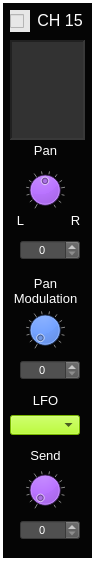
  <widget class="CustomFrame" name="frame_MixerChannel_15">
   <property name="geometry">
    <rect>
     <x>1410</x>
     <y>10</y>
     <width>95</width>
     <height>561</height>
    </rect>
   </property>
   <property name="styleSheet">
    <string notr="true">background-color: rgb(5, 5, 5);
color: rgb(255, 255, 255);</string>
   </property>
   <property name="frameShape">
    <enum>QFrame::Panel</enum>
   </property>
   <property name="frameShadow">
    <enum>QFrame::Plain</enum>
   </property>
   <property name="lineWidth">
    <number>3</number>
   </property>
   <property name="midLineWidth">
    <number>1</number>
   </property>
   <widget class="QLabel" name="label_ADSRtitle_15">
    <property name="geometry">
     <rect>
      <x>35</x>
      <y>10</y>
      <width>50</width>
      <height>20</height>
     </rect>
    </property>
    <property name="font">
     <font>
      <pointsize>12</pointsize>
     </font>
    </property>
    <property name="styleSheet">
     <string notr="true">color: rgb(255, 255, 255);</string>
    </property>
    <property name="text">
     <string>CH 15</string>
    </property>
    <property name="alignment">
     <set>Qt::AlignCenter</set>
    </property>
   </widget>
   <widget class="QTextEdit" name="textEdit_MixerChanText_15">
    <property name="geometry">
     <rect>
      <x>10</x>
      <y>40</y>
      <width>75</width>
      <height>100</height>
     </rect>
    </property>
    <property name="focusPolicy">
     <enum>Qt::NoFocus</enum>
    </property>
    <property name="styleSheet">
     <string notr="true">background-color: rgb(50,50,50);</string>
    </property>
    <property name="frameShape">
     <enum>QFrame::Panel</enum>
    </property>
    <property name="lineWidth">
     <number>2</number>
    </property>
    <property name="midLineWidth">
     <number>2</number>
    </property>
    <property name="readOnly">
     <bool>true</bool>
    </property>
   </widget>
   <widget class="QLabel" name="label_206">
    <property name="geometry">
     <rect>
      <x>25</x>
      <y>140</y>
      <width>41</width>
      <height>21</height>
     </rect>
    </property>
    <property name="font">
     <font>
      <pointsize>10</pointsize>
     </font>
    </property>
    <property name="styleSheet">
     <string notr="true">color: rgb(255, 255, 255);</string>
    </property>
    <property name="text">
     <string>Pan</string>
    </property>
    <property name="alignment">
     <set>Qt::AlignCenter</set>
    </property>
   </widget>
   <widget class="CustomDial" name="dial_MixerChPan_15">
    <property name="geometry">
     <rect>
      <x>25</x>
      <y>170</y>
      <width>40</width>
      <height>40</height>
     </rect>
    </property>
    <property name="focusPolicy">
     <enum>Qt::NoFocus</enum>
    </property>
    <property name="styleSheet">
     <string notr="true">background-color: rgb(170, 85, 255);</string>
    </property>
    <property name="minimum">
     <number>0</number>
    </property>
    <property name="maximum">
     <number>100</number>
    </property>
    <property name="value">
     <number>50</number>
    </property>
    <property name="wrapping">
     <bool>false</bool>
    </property>
    <property name="notchTarget">
     <double>8.000000000000000</double>
    </property>
    <property name="notchesVisible">
     <bool>true</bool>
    </property>
   </widget>
   <widget class="QLabel" name="label_207">
    <property name="geometry">
     <rect>
      <x>10</x>
      <y>210</y>
      <width>21</width>
      <height>21</height>
     </rect>
    </property>
    <property name="font">
     <font>
      <pointsize>10</pointsize>
     </font>
    </property>
    <property name="styleSheet">
     <string notr="true">color: rgb(255, 255, 255);</string>
    </property>
    <property name="text">
     <string>L</string>
    </property>
    <property name="alignment">
     <set>Qt::AlignCenter</set>
    </property>
   </widget>
   <widget class="QLabel" name="label_208">
    <property name="geometry">
     <rect>
      <x>65</x>
      <y>210</y>
      <width>21</width>
      <height>21</height>
     </rect>
    </property>
    <property name="font">
     <font>
      <pointsize>10</pointsize>
     </font>
    </property>
    <property name="styleSheet">
     <string notr="true">color: rgb(255, 255, 255);</string>
    </property>
    <property name="text">
     <string>R</string>
    </property>
    <property name="alignment">
     <set>Qt::AlignCenter</set>
    </property>
   </widget>
   <widget class="QLabel" name="label_209">
    <property name="geometry">
     <rect>
      <x>10</x>
      <y>270</y>
      <width>71</width>
      <height>41</height>
     </rect>
    </property>
    <property name="font">
     <font>
      <pointsize>10</pointsize>
     </font>
    </property>
    <property name="styleSheet">
     <string notr="true">color: rgb(255, 255, 255);</string>
    </property>
    <property name="text">
     <string>Pan
Modulation</string>
    </property>
    <property name="alignment">
     <set>Qt::AlignCenter</set>
    </property>
   </widget>
   <widget class="QLabel" name="label_210">
    <property name="geometry">
     <rect>
      <x>25</x>
      <y>445</y>
      <width>41</width>
      <height>21</height>
     </rect>
    </property>
    <property name="font">
     <font>
      <pointsize>10</pointsize>
     </font>
    </property>
    <property name="styleSheet">
     <string notr="true">color: rgb(255, 255, 255);</string>
    </property>
    <property name="text">
     <string>Send</string>
    </property>
    <property name="alignment">
     <set>Qt::AlignCenter</set>
    </property>
   </widget>
   <widget class="CustomDial" name="dial_MixerChSend_15">
    <property name="geometry">
     <rect>
      <x>25</x>
      <y>470</y>
      <width>40</width>
      <height>40</height>
     </rect>
    </property>
    <property name="focusPolicy">
     <enum>Qt::NoFocus</enum>
    </property>
    <property name="styleSheet">
     <string notr="true">background-color: rgb(170, 85, 255);</string>
    </property>
    <property name="maximum">
     <number>100</number>
    </property>
    <property name="value">
     <number>0</number>
    </property>
    <property name="wrapping">
     <bool>false</bool>
    </property>
    <property name="notchTarget">
     <double>8.000000000000000</double>
    </property>
    <property name="notchesVisible">
     <bool>true</bool>
    </property>
   </widget>
   <widget class="CustomComboBox" name="comboBox_MixerChPanModLfo_15">
    <property name="geometry">
     <rect>
      <x>10</x>
      <y>415</y>
      <width>70</width>
      <height>20</height>
     </rect>
    </property>
    <property name="font">
     <font>
      <pointsize>8</pointsize>
     </font>
    </property>
    <property name="focusPolicy">
     <enum>Qt::NoFocus</enum>
    </property>
    <property name="styleSheet">
     <string notr="true">selection-background-color: rgb(255, 0, 0);
color: rgb(0,0,0);
border-color: rgb(0, 0, 0);
background-color: rgb(170, 255, 0);
</string>
    </property>
    <property name="currentText">
     <string/>
    </property>
    <property name="currentIndex">
     <number>-1</number>
    </property>
    <property name="maxVisibleItems">
     <number>4</number>
    </property>
   </widget>
   <widget class="QLabel" name="label_110">
    <property name="geometry">
     <rect>
      <x>20</x>
      <y>390</y>
      <width>51</width>
      <height>21</height>
     </rect>
    </property>
    <property name="font">
     <font>
      <pointsize>10</pointsize>
     </font>
    </property>
    <property name="styleSheet">
     <string notr="true">color: rgb(255, 255, 255);</string>
    </property>
    <property name="text">
     <string>LFO</string>
    </property>
    <property name="alignment">
     <set>Qt::AlignCenter</set>
    </property>
   </widget>
   <widget class="CustomDial" name="dial_MixerChPanModLevel_15">
    <property name="geometry">
     <rect>
      <x>25</x>
      <y>310</y>
      <width>40</width>
      <height>40</height>
     </rect>
    </property>
    <property name="focusPolicy">
     <enum>Qt::NoFocus</enum>
    </property>
    <property name="styleSheet">
     <string notr="true">background-color: rgb(0, 85, 255);</string>
    </property>
    <property name="minimum">
     <number>0</number>
    </property>
    <property name="maximum">
     <number>100</number>
    </property>
    <property name="value">
     <number>0</number>
    </property>
    <property name="wrapping">
     <bool>false</bool>
    </property>
    <property name="notchTarget">
     <double>8.000000000000000</double>
    </property>
    <property name="notchesVisible">
     <bool>true</bool>
    </property>
   </widget>
   <widget class="QSpinBox" name="spinBox_MixerChPanModLevel_15">
    <property name="geometry">
     <rect>
      <x>20</x>
      <y>360</y>
      <width>60</width>
      <height>20</height>
     </rect>
    </property>
    <property name="font">
     <font>
      <pointsize>8</pointsize>
     </font>
    </property>
    <property name="focusPolicy">
     <enum>Qt::NoFocus</enum>
    </property>
    <property name="styleSheet">
     <string notr="true">background-color: rgb(80,80,80);
color: rgb(255, 255, 255);</string>
    </property>
    <property name="alignment">
     <set>Qt::AlignCenter</set>
    </property>
    <property name="readOnly">
     <bool>false</bool>
    </property>
    <property name="accelerated">
     <bool>true</bool>
    </property>
    <property name="maximum">
     <number>100</number>
    </property>
    <property name="value">
     <number>0</number>
    </property>
   </widget>
   <widget class="CustomCheckBox" name="checkBox_MixerChanActivity_15">
    <property name="geometry">
     <rect>
      <x>10</x>
      <y>10</y>
      <width>20</width>
      <height>22</height>
     </rect>
    </property>
    <property name="font">
     <font>
      <pointsize>12</pointsize>
     </font>
    </property>
    <property name="focusPolicy">
     <enum>Qt::NoFocus</enum>
    </property>
    <property name="styleSheet">
     <string notr="true">background-color: rgb(231, 231, 231);</string>
    </property>
    <property name="text">
     <string/>
    </property>
    <property name="checkable">
     <bool>true</bool>
    </property>
   </widget>
   <widget class="QSpinBox" name="spinBox_MixerChPan_15">
    <property name="geometry">
     <rect>
      <x>20</x>
      <y>240</y>
      <width>60</width>
      <height>20</height>
     </rect>
    </property>
    <property name="font">
     <font>
      <pointsize>8</pointsize>
     </font>
    </property>
    <property name="focusPolicy">
     <enum>Qt::NoFocus</enum>
    </property>
    <property name="styleSheet">
     <string notr="true">background-color: rgb(80,80,80);
color: rgb(255, 255, 255);</string>
    </property>
    <property name="alignment">
     <set>Qt::AlignCenter</set>
    </property>
    <property name="readOnly">
     <bool>false</bool>
    </property>
    <property name="accelerated">
     <bool>true</bool>
    </property>
    <property name="maximum">
     <number>100</number>
    </property>
    <property name="value">
     <number>0</number>
    </property>
   </widget>
   <widget class="QSpinBox" name="spinBox_MixerChSend_15">
    <property name="geometry">
     <rect>
      <x>20</x>
      <y>520</y>
      <width>60</width>
      <height>20</height>
     </rect>
    </property>
    <property name="font">
     <font>
      <pointsize>8</pointsize>
     </font>
    </property>
    <property name="focusPolicy">
     <enum>Qt::NoFocus</enum>
    </property>
    <property name="styleSheet">
     <string notr="true">background-color: rgb(80,80,80);
color: rgb(255, 255, 255);</string>
    </property>
    <property name="alignment">
     <set>Qt::AlignCenter</set>
    </property>
    <property name="readOnly">
     <bool>false</bool>
    </property>
    <property name="accelerated">
     <bool>true</bool>
    </property>
    <property name="maximum">
     <number>100</number>
    </property>
    <property name="value">
     <number>0</number>
    </property>
   </widget>
  </widget>
